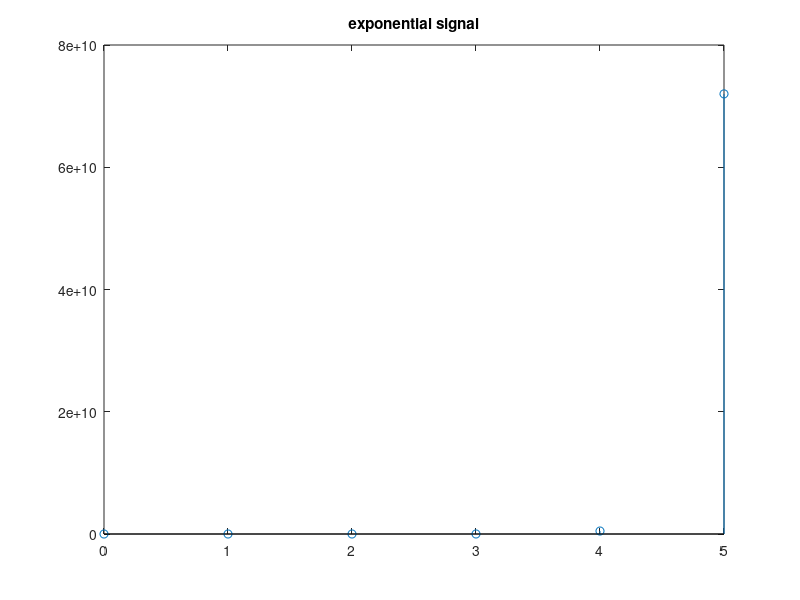

The MATLAB source for this figure:
%generation of exponential wave
n=input('enetr the length of exponential sequence');
t=0:n;
a=input('enetr a value');
y=exp(a*t);
figure;
stem(t,y);
title('exponential signal');